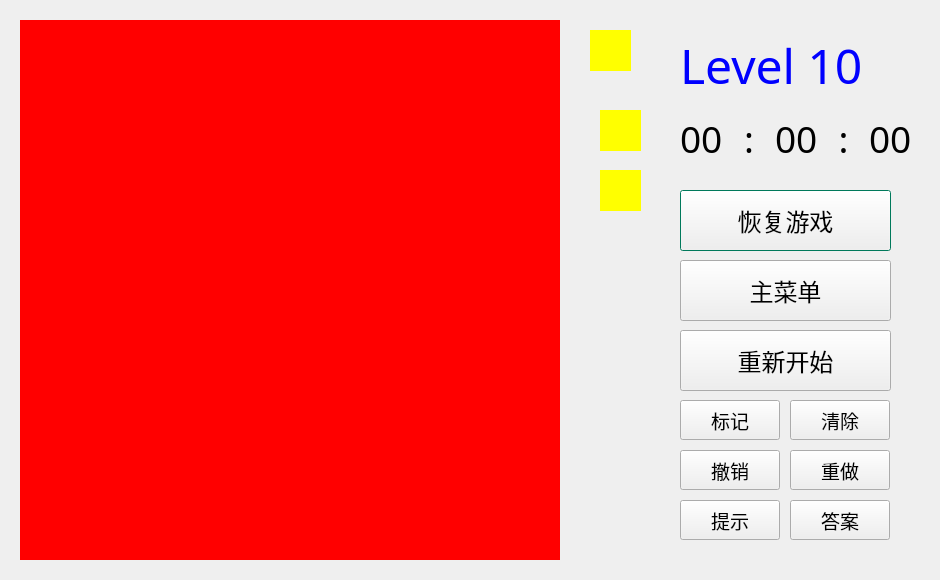
<?xml version="1.0" encoding="UTF-8"?>
<ui version="4.0">
 <class>Form</class>
 <widget class="QWidget" name="Form">
  <property name="geometry">
   <rect>
    <x>0</x>
    <y>0</y>
    <width>940</width>
    <height>580</height>
   </rect>
  </property>
  <property name="windowTitle">
   <string>Form</string>
  </property>
  <widget class="QWidget" name="widget" native="true">
   <property name="geometry">
    <rect>
     <x>20</x>
     <y>20</y>
     <width>540</width>
     <height>540</height>
    </rect>
   </property>
   <property name="styleSheet">
    <string notr="true">background:red</string>
   </property>
  </widget>
  <widget class="QWidget" name="widget_2" native="true">
   <property name="geometry">
    <rect>
     <x>590</x>
     <y>30</y>
     <width>41</width>
     <height>41</height>
    </rect>
   </property>
   <property name="sizePolicy">
    <sizepolicy hsizetype="Fixed" vsizetype="Fixed">
     <horstretch>0</horstretch>
     <verstretch>0</verstretch>
    </sizepolicy>
   </property>
   <property name="minimumSize">
    <size>
     <width>41</width>
     <height>41</height>
    </size>
   </property>
   <property name="styleSheet">
    <string notr="true">background:yellow</string>
   </property>
   <widget class="QWidget" name="widget_3" native="true">
    <property name="geometry">
     <rect>
      <x>30</x>
      <y>20</y>
      <width>41</width>
      <height>41</height>
     </rect>
    </property>
    <property name="styleSheet">
     <string notr="true">background:yellow</string>
    </property>
   </widget>
  </widget>
  <widget class="QLabel" name="label">
   <property name="geometry">
    <rect>
     <x>680</x>
     <y>40</y>
     <width>211</width>
     <height>51</height>
    </rect>
   </property>
   <property name="palette">
    <palette>
     <active>
      <colorrole role="WindowText">
       <brush brushstyle="SolidPattern">
        <color alpha="255">
         <red>0</red>
         <green>0</green>
         <blue>255</blue>
        </color>
       </brush>
      </colorrole>
     </active>
     <inactive>
      <colorrole role="WindowText">
       <brush brushstyle="SolidPattern">
        <color alpha="255">
         <red>0</red>
         <green>0</green>
         <blue>255</blue>
        </color>
       </brush>
      </colorrole>
     </inactive>
     <disabled>
      <colorrole role="WindowText">
       <brush brushstyle="SolidPattern">
        <color alpha="255">
         <red>120</red>
         <green>120</green>
         <blue>120</blue>
        </color>
       </brush>
      </colorrole>
     </disabled>
    </palette>
   </property>
   <property name="font">
    <font>
     <family>Academy Engraved LET</family>
     <pointsize>36</pointsize>
    </font>
   </property>
   <property name="text">
    <string>Level 10</string>
   </property>
  </widget>
  <widget class="QPushButton" name="pushButton">
   <property name="geometry">
    <rect>
     <x>680</x>
     <y>190</y>
     <width>211</width>
     <height>61</height>
    </rect>
   </property>
   <property name="palette">
    <palette>
     <active>
      <colorrole role="Base">
       <brush brushstyle="SolidPattern">
        <color alpha="255">
         <red>255</red>
         <green>255</green>
         <blue>255</blue>
        </color>
       </brush>
      </colorrole>
      <colorrole role="Window">
       <brush brushstyle="SolidPattern">
        <color alpha="255">
         <red>0</red>
         <green>170</green>
         <blue>127</blue>
        </color>
       </brush>
      </colorrole>
     </active>
     <inactive>
      <colorrole role="Base">
       <brush brushstyle="SolidPattern">
        <color alpha="255">
         <red>255</red>
         <green>255</green>
         <blue>255</blue>
        </color>
       </brush>
      </colorrole>
      <colorrole role="Window">
       <brush brushstyle="SolidPattern">
        <color alpha="255">
         <red>0</red>
         <green>170</green>
         <blue>127</blue>
        </color>
       </brush>
      </colorrole>
     </inactive>
     <disabled>
      <colorrole role="Base">
       <brush brushstyle="SolidPattern">
        <color alpha="255">
         <red>0</red>
         <green>170</green>
         <blue>127</blue>
        </color>
       </brush>
      </colorrole>
      <colorrole role="Window">
       <brush brushstyle="SolidPattern">
        <color alpha="255">
         <red>0</red>
         <green>170</green>
         <blue>127</blue>
        </color>
       </brush>
      </colorrole>
     </disabled>
    </palette>
   </property>
   <property name="font">
    <font>
     <family>楷体</family>
     <pointsize>18</pointsize>
    </font>
   </property>
   <property name="styleSheet">
    <string notr="true"/>
   </property>
   <property name="text">
    <string>恢复游戏</string>
   </property>
  </widget>
  <widget class="QPushButton" name="pushButton_2">
   <property name="geometry">
    <rect>
     <x>680</x>
     <y>260</y>
     <width>211</width>
     <height>61</height>
    </rect>
   </property>
   <property name="font">
    <font>
     <family>楷体</family>
     <pointsize>18</pointsize>
    </font>
   </property>
   <property name="text">
    <string>主菜单</string>
   </property>
  </widget>
  <widget class="QPushButton" name="pushButton_3">
   <property name="geometry">
    <rect>
     <x>680</x>
     <y>330</y>
     <width>211</width>
     <height>61</height>
    </rect>
   </property>
   <property name="font">
    <font>
     <family>楷体</family>
     <pointsize>18</pointsize>
    </font>
   </property>
   <property name="text">
    <string>重新开始</string>
   </property>
  </widget>
  <widget class="QPushButton" name="pushButton_4">
   <property name="geometry">
    <rect>
     <x>680</x>
     <y>400</y>
     <width>100</width>
     <height>40</height>
    </rect>
   </property>
   <property name="font">
    <font>
     <family>华文新魏</family>
     <pointsize>14</pointsize>
    </font>
   </property>
   <property name="text">
    <string>标记</string>
   </property>
  </widget>
  <widget class="QPushButton" name="pushButton_5">
   <property name="geometry">
    <rect>
     <x>790</x>
     <y>400</y>
     <width>100</width>
     <height>40</height>
    </rect>
   </property>
   <property name="font">
    <font>
     <family>华文彩云</family>
     <pointsize>14</pointsize>
    </font>
   </property>
   <property name="text">
    <string>清除</string>
   </property>
  </widget>
  <widget class="QPushButton" name="pushButton_6">
   <property name="geometry">
    <rect>
     <x>680</x>
     <y>450</y>
     <width>100</width>
     <height>40</height>
    </rect>
   </property>
   <property name="font">
    <font>
     <family>华文行楷</family>
     <pointsize>14</pointsize>
    </font>
   </property>
   <property name="text">
    <string>撤销</string>
   </property>
  </widget>
  <widget class="QPushButton" name="pushButton_7">
   <property name="geometry">
    <rect>
     <x>790</x>
     <y>450</y>
     <width>100</width>
     <height>40</height>
    </rect>
   </property>
   <property name="font">
    <font>
     <family>华文楷体</family>
     <pointsize>14</pointsize>
    </font>
   </property>
   <property name="text">
    <string>重做</string>
   </property>
  </widget>
  <widget class="QPushButton" name="pushButton_8">
   <property name="geometry">
    <rect>
     <x>790</x>
     <y>500</y>
     <width>100</width>
     <height>40</height>
    </rect>
   </property>
   <property name="font">
    <font>
     <family>华文新魏</family>
     <pointsize>14</pointsize>
    </font>
   </property>
   <property name="text">
    <string>答案</string>
   </property>
  </widget>
  <widget class="QPushButton" name="pushButton_9">
   <property name="geometry">
    <rect>
     <x>680</x>
     <y>500</y>
     <width>100</width>
     <height>40</height>
    </rect>
   </property>
   <property name="font">
    <font>
     <family>华文新魏</family>
     <pointsize>14</pointsize>
    </font>
   </property>
   <property name="text">
    <string>提示</string>
   </property>
  </widget>
  <widget class="QWidget" name="widget_4" native="true">
   <property name="geometry">
    <rect>
     <x>600</x>
     <y>110</y>
     <width>41</width>
     <height>41</height>
    </rect>
   </property>
   <property name="sizePolicy">
    <sizepolicy hsizetype="Fixed" vsizetype="Fixed">
     <horstretch>0</horstretch>
     <verstretch>0</verstretch>
    </sizepolicy>
   </property>
   <property name="minimumSize">
    <size>
     <width>41</width>
     <height>41</height>
    </size>
   </property>
   <property name="styleSheet">
    <string notr="true">background:yellow</string>
   </property>
   <widget class="QWidget" name="widget_5" native="true">
    <property name="geometry">
     <rect>
      <x>30</x>
      <y>20</y>
      <width>41</width>
      <height>41</height>
     </rect>
    </property>
    <property name="styleSheet">
     <string notr="true">background:yellow</string>
    </property>
   </widget>
  </widget>
  <widget class="QWidget" name="widget_6" native="true">
   <property name="geometry">
    <rect>
     <x>600</x>
     <y>170</y>
     <width>41</width>
     <height>41</height>
    </rect>
   </property>
   <property name="sizePolicy">
    <sizepolicy hsizetype="Fixed" vsizetype="Fixed">
     <horstretch>0</horstretch>
     <verstretch>0</verstretch>
    </sizepolicy>
   </property>
   <property name="minimumSize">
    <size>
     <width>41</width>
     <height>41</height>
    </size>
   </property>
   <property name="styleSheet">
    <string notr="true">background:yellow</string>
   </property>
   <widget class="QWidget" name="widget_7" native="true">
    <property name="geometry">
     <rect>
      <x>10</x>
      <y>-10</y>
      <width>41</width>
      <height>41</height>
     </rect>
    </property>
    <property name="styleSheet">
     <string notr="true">background:yellow</string>
    </property>
   </widget>
  </widget>
  <widget class="QWidget" name="">
   <property name="geometry">
    <rect>
     <x>680</x>
     <y>110</y>
     <width>232</width>
     <height>56</height>
    </rect>
   </property>
   <layout class="QHBoxLayout" name="horizontalLayout">
    <item>
     <widget class="QLabel" name="label_2">
      <property name="font">
       <font>
        <family>Academy Engraved LET</family>
        <pointsize>28</pointsize>
       </font>
      </property>
      <property name="text">
       <string>00</string>
      </property>
     </widget>
    </item>
    <item>
     <widget class="QLabel" name="label_5">
      <property name="font">
       <font>
        <family>Academy Engraved LET</family>
        <pointsize>28</pointsize>
       </font>
      </property>
      <property name="text">
       <string>:</string>
      </property>
      <property name="alignment">
       <set>Qt::AlignCenter</set>
      </property>
     </widget>
    </item>
    <item>
     <widget class="QLabel" name="label_3">
      <property name="font">
       <font>
        <family>Academy Engraved LET</family>
        <pointsize>28</pointsize>
       </font>
      </property>
      <property name="text">
       <string>00</string>
      </property>
     </widget>
    </item>
    <item>
     <widget class="QLabel" name="label_6">
      <property name="font">
       <font>
        <family>Academy Engraved LET</family>
        <pointsize>28</pointsize>
       </font>
      </property>
      <property name="text">
       <string>:</string>
      </property>
      <property name="alignment">
       <set>Qt::AlignCenter</set>
      </property>
     </widget>
    </item>
    <item>
     <widget class="QLabel" name="label_4">
      <property name="font">
       <font>
        <family>Academy Engraved LET</family>
        <pointsize>28</pointsize>
       </font>
      </property>
      <property name="text">
       <string>00</string>
      </property>
     </widget>
    </item>
   </layout>
  </widget>
 </widget>
 <resources/>
 <connections/>
</ui>
